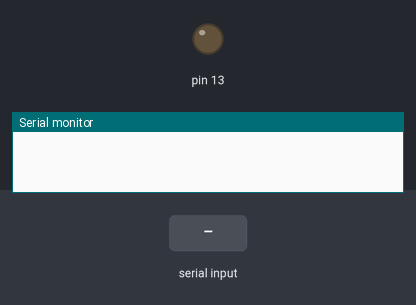
The sketch below on a simulated Arduino Uno, built with avr-gcc and run on an emulated ATmega328P. Parts: output pins drawn as LEDs (lit = HIGH), the last lines printed to the serial monitor. The test bench sets the inputs (shaded band).

Above: at 1.2 s.
1.3 s: "1" received over Serial
At 3.5 s:
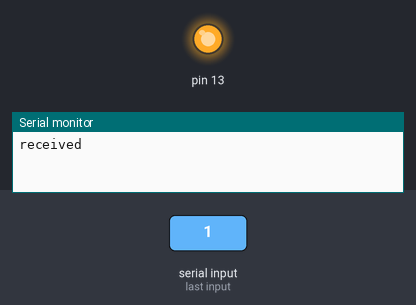
3.8 s: "0" received over Serial
At 5.5 s:
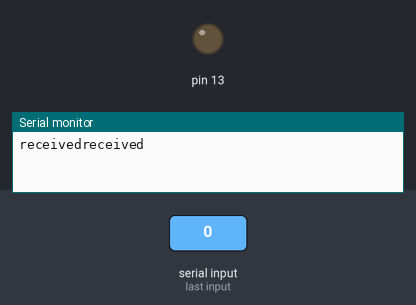
Timing chart, 0 to 7.0 s (numbered marks = the images above; inputs shaded):
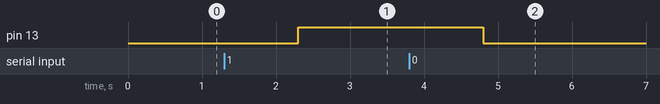

Measured:
- after the input at 1.3 s, pin 13: LOW → HIGH after 1.0 s
- after the input at 3.8 s, pin 13: HIGH → LOW after 1.0 s

The sketch:

LampArduino.ino
```cpp
bool on = false;

void setup() {
  pinMode(13, OUTPUT);
  Serial.begin(115200);
}

void loop() {
  if(Serial.available()){
    String data = Serial.readString();
    if (data.equals("1")){
      on = true;
    }
    else if (data.equals("0")) {
      on = false;
    }
    Serial.write("received");
  }

  if (on) {
    digitalWrite(13, HIGH);
  }
  else {
    digitalWrite(13, LOW);
  }
  delay(1);
}
```
